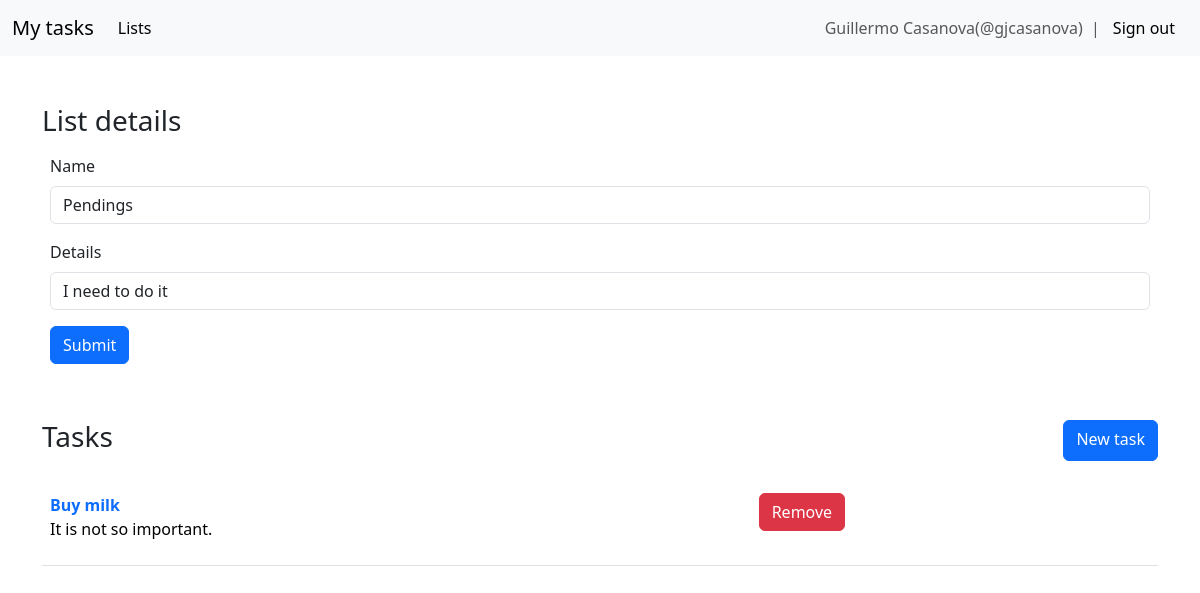
The page /app/lists/4/retrieve/ (signed in) on the database its author committed.
### app/models.py (models this page shows)
class User(UserMixin, db.Model):
    id = db.Column(db.Integer, primary_key=True)
    name = db.Column(db.String(50), nullable=False)
    username = db.Column(db.String(50), unique=True, nullable=False)
    password = db.Column(db.String(256), nullable=False)

class List(db.Model):
    id = db.Column(db.Integer, primary_key=True)
    name = db.Column(db.String(50), nullable=False)
    details = db.Column(db.Text)
    user_id = db.Column(db.Integer, db.ForeignKey('user.id'), nullable=False)
    user = db.relationship('User', backref=db.backref('lists', lazy=True, cascade='all, delete-orphan'))

class Task(db.Model):
    id = db.Column(db.Integer, primary_key=True)
    name = db.Column(db.String(50), nullable=False)
    details = db.Column(db.Text)
    is_finished = db.Column(db.Boolean, default=False)
    due_date = db.Column(db.DateTime)
    list_id = db.Column(db.Integer, db.ForeignKey('list.id'), nullable=False)
    list = db.relationship('List', backref=db.backref('tasks', lazy=True, cascade='all, delete-orphan'))

### app/views.py (the view)
@app_routes.route('/lists/<int:list_id>/retrieve/', methods=['GET', 'POST'])
@login_required
def retrieve_list(list_id):
    list = List.query.filter_by(id=list_id, user=current_user).first()
    if not list:
        abort(404)
    list_form = ListForm()
    if list_form.validate_on_submit():
        data = list_form.data
        list.name = data['name']
        list.details = data['details']
        db.session.commit()
        return redirect(url_for('tasks.retrieve_list', list_id=list.id))
    list_form.name.data = list.name
    list_form.details.data = list.details
    context = {
        'current_user': current_user,
        'list': list,
        'list_form': list_form
    }
    return render_template('list_retrieve.html', **context)

### app/forms.py
class ListForm(FlaskForm):
    name = wtforms.StringField('Name', validators=[wtforms.validators.DataRequired()])
    details = wtforms.StringField('Details')
    submit = wtforms.SubmitField('Submit')

### app/__init__.py (called while the page is built)
def register_plugins(flask_app):
    from .plugins import bootstrap, db, login_manager  # noqa
    db.init_app(flask_app)
    with flask_app.app_context():
        db.create_all()
    login_manager.login_view = 'tasks.sign_in'
    login_manager.init_app(flask_app)
    bootstrap.init_app(flask_app)
    @login_manager.user_loader
    def load_user(user_id):
        from .models import User  # noqa
        return User.query.get(int(user_id))

### app/templates/list_retrieve.html (shortened to what this page needs)
{% extends "base.html" %}
{% from 'bootstrap5/form.html' import render_form %}
{% from 'macros.html' import navbar %}
{% block body %}
{% block content %}
{{ navbar(current_user) }}
<div class="container">
    <br><br>
    <h1 class="h1 fs-3">List details</h1>
    <div class="p-2 flex-grow-1">
        {{ render_form(list_form, method='post', action=url_for('tasks.retrieve_list', list_id=list.id)) }}
    </div>
    <br><br>
    <div class="d-flex justify-content-between">
        <h1 class="h1 fs-3">Tasks</h1>
        <a class="btn btn-primary" href="{{ url_for('tasks.create_task', list_id=list.id) }}">New task</a>
    </div>
    <br>
    <table class="table">
        <tbody>
            {% for task in list.tasks %}
            <tr>
                <th>
                    {% if task.is_finished %}
                    <a class="ligther fs-6 text-decoration-line-through" href="{{ url_for('tasks.retrieve_task', list_id=list.id, task_id=task.id) }}">{{ task.name }}</a>
                    {% else %}
                    <a class="ligther fs-6 text-decoration-none" href="{{ url_for('tasks.retrieve_task', list_id=list.id, task_id=task.id) }}">{{ task.name }}</a>
                    {% endif %}
                    <p class="fw-lighter">{{ task.details }}</p>
                </th>
                <td>
                    <form action="{{ url_for('tasks.destroy_task', list_id=list.id, task_id=task.id) }}" method="POST">
                        <button class="btn btn-danger" type="submit">Remove</button>
                    </form>
                </td>
            </tr>
            {% endfor %}
        </tbody>
    </table>
</div>
{% endblock %}
{% endblock %}

### app/templates/macros.html (shortened to what this page needs)
{% macro navbar(current_user) %}
<nav class="navbar navbar-expand-lg navbar-light bg-light">
    <div class="container-fluid">
        <a class="navbar-brand" href="#">My tasks</a>
        <div class="collapse navbar-collapse" id="navbarSupportedContent">
            <ul class="navbar-nav me-auto mb-2 mb-lg-0">
                <li class="nav-item">
                    <a class="nav-link active" aria-current="page" href="{{ url_for('tasks.list_lists') }}">Lists</a>
                </li>
            </ul>
            <form class="d-flex" method="POST" action="{{ url_for('tasks.sign_out') }}">
                <span class="navbar-text">
                    {{ current_user.name }}(@{{current_user.username}}) &nbsp
                </span>
                <span class="navbar-text">
                    |
                </span>
                <button class="btn btn-light" type="submit">Sign out</button>
            </form>
        </div>
    </div>
</nav>
{% endmacro %}

### app/static/css/styles.css (style rules this page uses)
h1 { color: brown; }

### rows shown on the page
User: name "Guillermo Casanova", username "gjcasanova"
List: name "Pendings", details "I need to do it"
Task: name "Buy milk", details "It is not so important."
